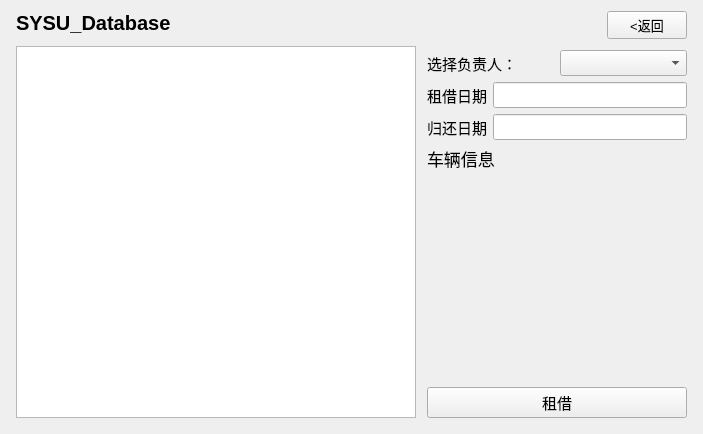
<?xml version="1.0" encoding="UTF-8"?>
<ui version="4.0">
 <class>Lease</class>
 <widget class="QWidget" name="Lease">
  <property name="geometry">
   <rect>
    <x>0</x>
    <y>0</y>
    <width>703</width>
    <height>434</height>
   </rect>
  </property>
  <property name="windowTitle">
   <string>Form</string>
  </property>
  <layout class="QVBoxLayout" name="verticalLayout_3">
   <item>
    <layout class="QHBoxLayout" name="horizontalLayout_6">
     <item>
      <spacer name="horizontalSpacer">
       <property name="orientation">
        <enum>Qt::Horizontal</enum>
       </property>
       <property name="sizeType">
        <enum>QSizePolicy::Fixed</enum>
       </property>
       <property name="sizeHint" stdset="0">
        <size>
         <width>5</width>
         <height>20</height>
        </size>
       </property>
      </spacer>
     </item>
     <item>
      <layout class="QVBoxLayout" name="verticalLayout_2">
       <item>
        <layout class="QHBoxLayout" name="horizontalLayout_5">
         <item>
          <widget class="QLabel" name="label_title">
           <property name="font">
            <font>
             <pointsize>15</pointsize>
             <weight>75</weight>
             <bold>true</bold>
            </font>
           </property>
           <property name="text">
            <string>SYSU_Database</string>
           </property>
          </widget>
         </item>
         <item>
          <spacer name="horizontalSpacer_3">
           <property name="orientation">
            <enum>Qt::Horizontal</enum>
           </property>
           <property name="sizeType">
            <enum>QSizePolicy::Minimum</enum>
           </property>
           <property name="sizeHint" stdset="0">
            <size>
             <width>40</width>
             <height>20</height>
            </size>
           </property>
          </spacer>
         </item>
        </layout>
       </item>
       <item>
        <spacer name="verticalSpacer_5">
         <property name="orientation">
          <enum>Qt::Vertical</enum>
         </property>
         <property name="sizeType">
          <enum>QSizePolicy::Fixed</enum>
         </property>
         <property name="sizeHint" stdset="0">
          <size>
           <width>20</width>
           <height>5</height>
          </size>
         </property>
        </spacer>
       </item>
       <item>
        <widget class="QGraphicsView" name="graphicsView">
         <property name="minimumSize">
          <size>
           <width>400</width>
           <height>0</height>
          </size>
         </property>
        </widget>
       </item>
      </layout>
     </item>
     <item>
      <spacer name="horizontalSpacer_4">
       <property name="orientation">
        <enum>Qt::Horizontal</enum>
       </property>
       <property name="sizeType">
        <enum>QSizePolicy::Fixed</enum>
       </property>
       <property name="sizeHint" stdset="0">
        <size>
         <width>5</width>
         <height>20</height>
        </size>
       </property>
      </spacer>
     </item>
     <item>
      <layout class="QVBoxLayout" name="verticalLayout">
       <item>
        <layout class="QHBoxLayout" name="horizontalLayout_4">
         <item>
          <spacer name="horizontalSpacer_2">
           <property name="orientation">
            <enum>Qt::Horizontal</enum>
           </property>
           <property name="sizeHint" stdset="0">
            <size>
             <width>40</width>
             <height>20</height>
            </size>
           </property>
          </spacer>
         </item>
         <item>
          <widget class="QPushButton" name="pushButton_back">
           <property name="font">
            <font>
             <pointsize>10</pointsize>
            </font>
           </property>
           <property name="text">
            <string>&lt;返回</string>
           </property>
          </widget>
         </item>
        </layout>
       </item>
       <item>
        <spacer name="verticalSpacer_4">
         <property name="orientation">
          <enum>Qt::Vertical</enum>
         </property>
         <property name="sizeType">
          <enum>QSizePolicy::Fixed</enum>
         </property>
         <property name="sizeHint" stdset="0">
          <size>
           <width>20</width>
           <height>5</height>
          </size>
         </property>
        </spacer>
       </item>
       <item>
        <layout class="QHBoxLayout" name="horizontalLayout">
         <item>
          <widget class="QLabel" name="label_choose">
           <property name="minimumSize">
            <size>
             <width>0</width>
             <height>0</height>
            </size>
           </property>
           <property name="font">
            <font>
             <pointsize>11</pointsize>
            </font>
           </property>
           <property name="text">
            <string>选择负责人：</string>
           </property>
          </widget>
         </item>
         <item>
          <widget class="QComboBox" name="comboBox">
           <property name="minimumSize">
            <size>
             <width>115</width>
             <height>0</height>
            </size>
           </property>
           <property name="font">
            <font>
             <pointsize>11</pointsize>
            </font>
           </property>
          </widget>
         </item>
        </layout>
       </item>
       <item>
        <layout class="QHBoxLayout" name="horizontalLayout_2">
         <item>
          <widget class="QLabel" name="label_1">
           <property name="font">
            <font>
             <pointsize>11</pointsize>
            </font>
           </property>
           <property name="text">
            <string>租借日期</string>
           </property>
          </widget>
         </item>
         <item>
          <widget class="QLineEdit" name="lineEdit_1">
           <property name="font">
            <font>
             <pointsize>11</pointsize>
            </font>
           </property>
          </widget>
         </item>
        </layout>
       </item>
       <item>
        <layout class="QHBoxLayout" name="horizontalLayout_3">
         <item>
          <widget class="QLabel" name="label_2">
           <property name="font">
            <font>
             <pointsize>11</pointsize>
            </font>
           </property>
           <property name="text">
            <string>归还日期</string>
           </property>
          </widget>
         </item>
         <item>
          <widget class="QLineEdit" name="lineEdit_2">
           <property name="font">
            <font>
             <pointsize>11</pointsize>
            </font>
           </property>
          </widget>
         </item>
        </layout>
       </item>
       <item>
        <widget class="QLabel" name="label_info">
         <property name="minimumSize">
          <size>
           <width>200</width>
           <height>200</height>
          </size>
         </property>
         <property name="font">
          <font>
           <pointsize>13</pointsize>
          </font>
         </property>
         <property name="text">
          <string>车辆信息</string>
         </property>
         <property name="alignment">
          <set>Qt::AlignLeading|Qt::AlignLeft|Qt::AlignTop</set>
         </property>
        </widget>
       </item>
       <item>
        <widget class="QPushButton" name="pushButton_lease">
         <property name="maximumSize">
          <size>
           <width>16777215</width>
           <height>16777215</height>
          </size>
         </property>
         <property name="font">
          <font>
           <pointsize>11</pointsize>
          </font>
         </property>
         <property name="text">
          <string>租借</string>
         </property>
        </widget>
       </item>
      </layout>
     </item>
     <item>
      <spacer name="horizontalSpacer_5">
       <property name="orientation">
        <enum>Qt::Horizontal</enum>
       </property>
       <property name="sizeType">
        <enum>QSizePolicy::Fixed</enum>
       </property>
       <property name="sizeHint" stdset="0">
        <size>
         <width>5</width>
         <height>20</height>
        </size>
       </property>
      </spacer>
     </item>
    </layout>
   </item>
   <item>
    <spacer name="verticalSpacer_3">
     <property name="orientation">
      <enum>Qt::Vertical</enum>
     </property>
     <property name="sizeType">
      <enum>QSizePolicy::Fixed</enum>
     </property>
     <property name="sizeHint" stdset="0">
      <size>
       <width>20</width>
       <height>5</height>
      </size>
     </property>
    </spacer>
   </item>
  </layout>
 </widget>
 <resources/>
 <connections/>
</ui>
